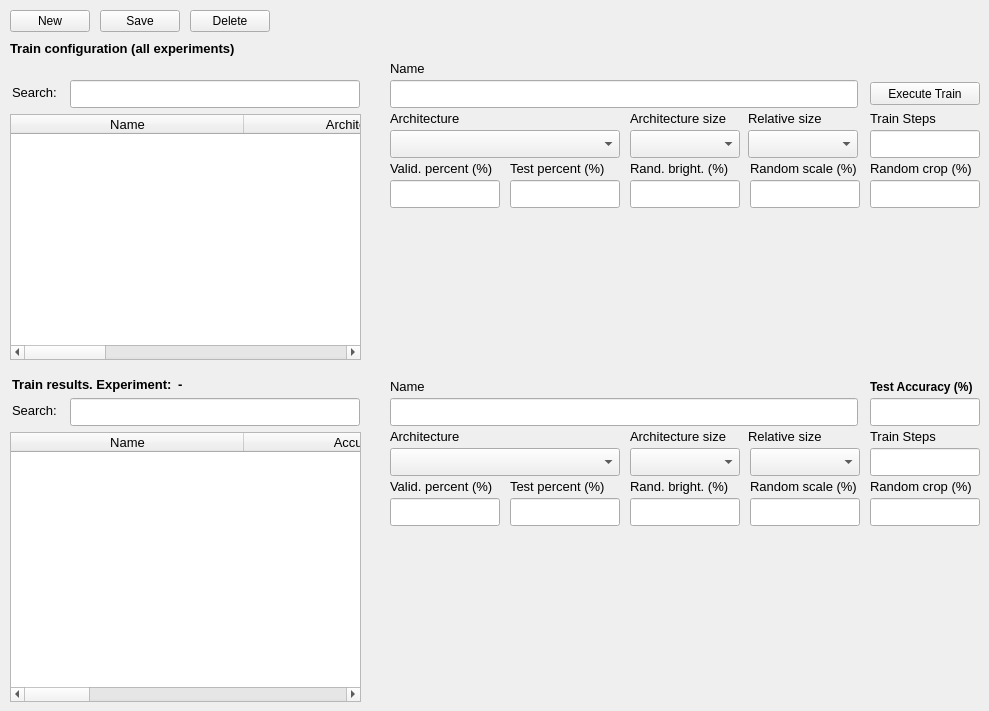
   <widget class="QWidget" name="tab_12">
    <attribute name="title">
     <string>Trainning</string>
    </attribute>
    <widget class="QLineEdit" name="train_name_search">
     <property name="geometry">
      <rect>
       <x>70</x>
       <y>80</y>
       <width>290</width>
       <height>28</height>
      </rect>
     </property>
     <property name="font">
      <font>
       <family>Arial</family>
       <pointsize>10</pointsize>
       <weight>50</weight>
       <bold>false</bold>
      </font>
     </property>
     <property name="text">
      <string/>
     </property>
    </widget>
    <widget class="QPushButton" name="train_save">
     <property name="geometry">
      <rect>
       <x>100</x>
       <y>10</y>
       <width>80</width>
       <height>22</height>
      </rect>
     </property>
     <property name="text">
      <string>Save</string>
     </property>
    </widget>
    <widget class="QLineEdit" name="train_testing_percentage">
     <property name="geometry">
      <rect>
       <x>510</x>
       <y>180</y>
       <width>110</width>
       <height>28</height>
      </rect>
     </property>
     <property name="font">
      <font>
       <family>Arial</family>
       <pointsize>10</pointsize>
       <weight>50</weight>
       <bold>false</bold>
      </font>
     </property>
     <property name="text">
      <string/>
     </property>
    </widget>
    <widget class="QLabel" name="label_98">
     <property name="geometry">
      <rect>
       <x>870</x>
       <y>160</y>
       <width>110</width>
       <height>17</height>
      </rect>
     </property>
     <property name="font">
      <font>
       <family>Arial</family>
       <pointsize>10</pointsize>
       <weight>50</weight>
       <italic>false</italic>
       <bold>false</bold>
      </font>
     </property>
     <property name="text">
      <string>Random crop (%)</string>
     </property>
    </widget>
    <widget class="QLabel" name="label_99">
     <property name="geometry">
      <rect>
       <x>630</x>
       <y>160</y>
       <width>110</width>
       <height>17</height>
      </rect>
     </property>
     <property name="font">
      <font>
       <family>Arial</family>
       <pointsize>10</pointsize>
       <weight>50</weight>
       <italic>false</italic>
       <bold>false</bold>
      </font>
     </property>
     <property name="text">
      <string>Rand. bright. (%)</string>
     </property>
    </widget>
    <widget class="QPushButton" name="train_delete">
     <property name="geometry">
      <rect>
       <x>190</x>
       <y>10</y>
       <width>80</width>
       <height>22</height>
      </rect>
     </property>
     <property name="text">
      <string>Delete</string>
     </property>
    </widget>
    <widget class="QLabel" name="label_100">
     <property name="geometry">
      <rect>
       <x>750</x>
       <y>160</y>
       <width>110</width>
       <height>17</height>
      </rect>
     </property>
     <property name="font">
      <font>
       <family>Arial</family>
       <pointsize>10</pointsize>
       <weight>50</weight>
       <italic>false</italic>
       <bold>false</bold>
      </font>
     </property>
     <property name="text">
      <string>Random scale (%)</string>
     </property>
    </widget>
    <widget class="QLabel" name="label_101">
     <property name="geometry">
      <rect>
       <x>870</x>
       <y>110</y>
       <width>110</width>
       <height>17</height>
      </rect>
     </property>
     <property name="font">
      <font>
       <family>Arial</family>
       <pointsize>10</pointsize>
       <weight>50</weight>
       <italic>false</italic>
       <bold>false</bold>
      </font>
     </property>
     <property name="text">
      <string>Train Steps</string>
     </property>
    </widget>
    <widget class="QLineEdit" name="train_validation_percentage">
     <property name="geometry">
      <rect>
       <x>390</x>
       <y>180</y>
       <width>110</width>
       <height>28</height>
      </rect>
     </property>
     <property name="font">
      <font>
       <family>Arial</family>
       <pointsize>10</pointsize>
       <weight>50</weight>
       <bold>false</bold>
      </font>
     </property>
     <property name="text">
      <string/>
     </property>
    </widget>
    <widget class="QTableWidget" name="train_list">
     <property name="geometry">
      <rect>
       <x>10</x>
       <y>114</y>
       <width>351</width>
       <height>246</height>
      </rect>
     </property>
     <property name="sizePolicy">
      <sizepolicy hsizetype="Maximum" vsizetype="Maximum">
       <horstretch>0</horstretch>
       <verstretch>0</verstretch>
      </sizepolicy>
     </property>
     <property name="maximumSize">
      <size>
       <width>351</width>
       <height>586</height>
      </size>
     </property>
     <property name="font">
      <font>
       <family>Arial</family>
       <pointsize>10</pointsize>
       <weight>50</weight>
       <bold>false</bold>
      </font>
     </property>
     <property name="horizontalScrollBarPolicy">
      <enum>Qt::ScrollBarAlwaysOn</enum>
     </property>
     <property name="sizeAdjustPolicy">
      <enum>QAbstractScrollArea::AdjustIgnored</enum>
     </property>
     <property name="editTriggers">
      <set>QAbstractItemView::NoEditTriggers</set>
     </property>
     <property name="tabKeyNavigation">
      <bool>false</bool>
     </property>
     <property name="showDropIndicator" stdset="0">
      <bool>false</bool>
     </property>
     <property name="dragDropOverwriteMode">
      <bool>false</bool>
     </property>
     <property name="selectionMode">
      <enum>QAbstractItemView::SingleSelection</enum>
     </property>
     <property name="selectionBehavior">
      <enum>QAbstractItemView::SelectRows</enum>
     </property>
     <property name="cornerButtonEnabled">
      <bool>true</bool>
     </property>
     <property name="rowCount">
      <number>0</number>
     </property>
     <property name="columnCount">
      <number>4</number>
     </property>
     <attribute name="horizontalHeaderDefaultSectionSize">
      <number>233</number>
     </attribute>
     <attribute name="horizontalHeaderStretchLastSection">
      <bool>true</bool>
     </attribute>
     <attribute name="verticalHeaderStretchLastSection">
      <bool>false</bool>
     </attribute>
     <column>
      <property name="text">
       <string>Name</string>
      </property>
     </column>
     <column>
      <property name="text">
       <string>Architecture</string>
      </property>
     </column>
     <column>
      <property name="text">
       <string>Size</string>
      </property>
     </column>
     <column>
      <property name="text">
       <string>Rel.Size</string>
      </property>
     </column>
    </widget>
    <widget class="QLabel" name="label_102">
     <property name="geometry">
      <rect>
       <x>390</x>
       <y>160</y>
       <width>111</width>
       <height>17</height>
      </rect>
     </property>
     <property name="font">
      <font>
       <family>Arial</family>
       <pointsize>10</pointsize>
       <weight>50</weight>
       <italic>false</italic>
       <bold>false</bold>
      </font>
     </property>
     <property name="text">
      <string>Valid. percent (%)</string>
     </property>
    </widget>
    <widget class="QLabel" name="label_103">
     <property name="geometry">
      <rect>
       <x>390</x>
       <y>110</y>
       <width>121</width>
       <height>17</height>
      </rect>
     </property>
     <property name="font">
      <font>
       <family>Arial</family>
       <pointsize>10</pointsize>
       <weight>50</weight>
       <italic>false</italic>
       <bold>false</bold>
      </font>
     </property>
     <property name="text">
      <string>Architecture</string>
     </property>
    </widget>
    <widget class="QLineEdit" name="train_random_scale">
     <property name="geometry">
      <rect>
       <x>750</x>
       <y>180</y>
       <width>110</width>
       <height>28</height>
      </rect>
     </property>
     <property name="font">
      <font>
       <family>Arial</family>
       <pointsize>10</pointsize>
       <weight>50</weight>
       <bold>false</bold>
      </font>
     </property>
     <property name="text">
      <string/>
     </property>
    </widget>
    <widget class="QLineEdit" name="train_name">
     <property name="geometry">
      <rect>
       <x>390</x>
       <y>80</y>
       <width>468</width>
       <height>28</height>
      </rect>
     </property>
     <property name="font">
      <font>
       <family>Arial</family>
       <pointsize>10</pointsize>
       <weight>50</weight>
       <bold>false</bold>
      </font>
     </property>
     <property name="text">
      <string/>
     </property>
    </widget>
    <widget class="QLineEdit" name="train_random_brightness">
     <property name="geometry">
      <rect>
       <x>630</x>
       <y>180</y>
       <width>110</width>
       <height>28</height>
      </rect>
     </property>
     <property name="font">
      <font>
       <family>Arial</family>
       <pointsize>10</pointsize>
       <weight>50</weight>
       <bold>false</bold>
      </font>
     </property>
     <property name="text">
      <string/>
     </property>
    </widget>
    <widget class="QLabel" name="label_104">
     <property name="geometry">
      <rect>
       <x>510</x>
       <y>160</y>
       <width>100</width>
       <height>17</height>
      </rect>
     </property>
     <property name="font">
      <font>
       <family>Arial</family>
       <pointsize>10</pointsize>
       <weight>50</weight>
       <italic>false</italic>
       <bold>false</bold>
      </font>
     </property>
     <property name="text">
      <string>Test percent (%)</string>
     </property>
    </widget>
    <widget class="QPushButton" name="train_new">
     <property name="geometry">
      <rect>
       <x>10</x>
       <y>10</y>
       <width>80</width>
       <height>22</height>
      </rect>
     </property>
     <property name="text">
      <string>New</string>
     </property>
    </widget>
    <widget class="QLabel" name="label_105">
     <property name="geometry">
      <rect>
       <x>390</x>
       <y>60</y>
       <width>121</width>
       <height>17</height>
      </rect>
     </property>
     <property name="font">
      <font>
       <family>Arial</family>
       <pointsize>10</pointsize>
       <weight>50</weight>
       <italic>false</italic>
       <bold>false</bold>
      </font>
     </property>
     <property name="text">
      <string>Name</string>
     </property>
    </widget>
    <widget class="QLabel" name="label_106">
     <property name="geometry">
      <rect>
       <x>12</x>
       <y>84</y>
       <width>50</width>
       <height>17</height>
      </rect>
     </property>
     <property name="font">
      <font>
       <family>Arial</family>
       <pointsize>10</pointsize>
       <weight>50</weight>
       <italic>false</italic>
       <bold>false</bold>
      </font>
     </property>
     <property name="text">
      <string>Search:</string>
     </property>
    </widget>
    <widget class="QLineEdit" name="train_random_crop">
     <property name="geometry">
      <rect>
       <x>870</x>
       <y>180</y>
       <width>110</width>
       <height>28</height>
      </rect>
     </property>
     <property name="font">
      <font>
       <family>Arial</family>
       <pointsize>10</pointsize>
       <weight>50</weight>
       <bold>false</bold>
      </font>
     </property>
     <property name="text">
      <string/>
     </property>
    </widget>
    <widget class="QComboBox" name="train_architecture">
     <property name="geometry">
      <rect>
       <x>390</x>
       <y>130</y>
       <width>230</width>
       <height>28</height>
      </rect>
     </property>
    </widget>
    <widget class="QLabel" name="label_107">
     <property name="geometry">
      <rect>
       <x>630</x>
       <y>110</y>
       <width>110</width>
       <height>17</height>
      </rect>
     </property>
     <property name="font">
      <font>
       <family>Arial</family>
       <pointsize>10</pointsize>
       <weight>50</weight>
       <italic>false</italic>
       <bold>false</bold>
      </font>
     </property>
     <property name="text">
      <string>Architecture size</string>
     </property>
    </widget>
    <widget class="QComboBox" name="train_architecture_size">
     <property name="geometry">
      <rect>
       <x>630</x>
       <y>130</y>
       <width>110</width>
       <height>28</height>
      </rect>
     </property>
    </widget>
    <widget class="QLineEdit" name="train_steps">
     <property name="geometry">
      <rect>
       <x>870</x>
       <y>130</y>
       <width>110</width>
       <height>28</height>
      </rect>
     </property>
     <property name="font">
      <font>
       <family>Arial</family>
       <pointsize>10</pointsize>
       <weight>50</weight>
       <bold>false</bold>
      </font>
     </property>
     <property name="text">
      <string/>
     </property>
    </widget>
    <widget class="QComboBox" name="train_relative_size">
     <property name="geometry">
      <rect>
       <x>748</x>
       <y>130</y>
       <width>110</width>
       <height>28</height>
      </rect>
     </property>
    </widget>
    <widget class="QLabel" name="label_108">
     <property name="geometry">
      <rect>
       <x>748</x>
       <y>110</y>
       <width>110</width>
       <height>17</height>
      </rect>
     </property>
     <property name="font">
      <font>
       <family>Arial</family>
       <pointsize>10</pointsize>
       <weight>50</weight>
       <italic>false</italic>
       <bold>false</bold>
      </font>
     </property>
     <property name="text">
      <string>Relative size</string>
     </property>
    </widget>
    <widget class="QLabel" name="label_37">
     <property name="geometry">
      <rect>
       <x>10</x>
       <y>40</y>
       <width>346</width>
       <height>17</height>
      </rect>
     </property>
     <property name="font">
      <font>
       <family>Arial</family>
       <pointsize>10</pointsize>
       <weight>75</weight>
       <italic>false</italic>
       <bold>true</bold>
      </font>
     </property>
     <property name="layoutDirection">
      <enum>Qt::LeftToRight</enum>
     </property>
     <property name="text">
      <string>Train configuration (all experiments)</string>
     </property>
     <property name="alignment">
      <set>Qt::AlignLeading|Qt::AlignLeft|Qt::AlignVCenter</set>
     </property>
    </widget>
    <widget class="QLineEdit" name="train_name_search_2">
     <property name="geometry">
      <rect>
       <x>70</x>
       <y>398</y>
       <width>290</width>
       <height>28</height>
      </rect>
     </property>
     <property name="font">
      <font>
       <family>Arial</family>
       <pointsize>10</pointsize>
       <weight>50</weight>
       <bold>false</bold>
      </font>
     </property>
     <property name="text">
      <string/>
     </property>
    </widget>
    <widget class="QLabel" name="label_109">
     <property name="geometry">
      <rect>
       <x>390</x>
       <y>428</y>
       <width>121</width>
       <height>17</height>
      </rect>
     </property>
     <property name="font">
      <font>
       <family>Arial</family>
       <pointsize>10</pointsize>
       <weight>50</weight>
       <italic>false</italic>
       <bold>false</bold>
      </font>
     </property>
     <property name="text">
      <string>Architecture</string>
     </property>
    </widget>
    <widget class="QLineEdit" name="train_steps_2">
     <property name="enabled">
      <bool>true</bool>
     </property>
     <property name="geometry">
      <rect>
       <x>870</x>
       <y>448</y>
       <width>110</width>
       <height>28</height>
      </rect>
     </property>
     <property name="font">
      <font>
       <family>Arial</family>
       <pointsize>10</pointsize>
       <weight>50</weight>
       <bold>false</bold>
      </font>
     </property>
     <property name="text">
      <string/>
     </property>
     <property name="echoMode">
      <enum>QLineEdit::Normal</enum>
     </property>
     <property name="readOnly">
      <bool>true</bool>
     </property>
    </widget>
    <widget class="QLabel" name="label_110">
     <property name="geometry">
      <rect>
       <x>630</x>
       <y>428</y>
       <width>110</width>
       <height>17</height>
      </rect>
     </property>
     <property name="font">
      <font>
       <family>Arial</family>
       <pointsize>10</pointsize>
       <weight>50</weight>
       <italic>false</italic>
       <bold>false</bold>
      </font>
     </property>
     <property name="text">
      <string>Architecture size</string>
     </property>
    </widget>
    <widget class="QLineEdit" name="train_random_brightness_2">
     <property name="enabled">
      <bool>true</bool>
     </property>
     <property name="geometry">
      <rect>
       <x>630</x>
       <y>498</y>
       <width>110</width>
       <height>28</height>
      </rect>
     </property>
     <property name="font">
      <font>
       <family>Arial</family>
       <pointsize>10</pointsize>
       <weight>50</weight>
       <bold>false</bold>
      </font>
     </property>
     <property name="text">
      <string/>
     </property>
     <property name="echoMode">
      <enum>QLineEdit::Normal</enum>
     </property>
     <property name="readOnly">
      <bool>true</bool>
     </property>
    </widget>
    <widget class="QTableWidget" name="train_list_2">
     <property name="geometry">
      <rect>
       <x>10</x>
       <y>432</y>
       <width>351</width>
       <height>270</height>
      </rect>
     </property>
     <property name="sizePolicy">
      <sizepolicy hsizetype="Maximum" vsizetype="Maximum">
       <horstretch>0</horstretch>
       <verstretch>0</verstretch>
      </sizepolicy>
     </property>
     <property name="maximumSize">
      <size>
       <width>351</width>
       <height>586</height>
      </size>
     </property>
     <property name="font">
      <font>
       <family>Arial</family>
       <pointsize>10</pointsize>
       <weight>50</weight>
       <bold>false</bold>
      </font>
     </property>
     <property name="horizontalScrollBarPolicy">
      <enum>Qt::ScrollBarAlwaysOn</enum>
     </property>
     <property name="sizeAdjustPolicy">
      <enum>QAbstractScrollArea::AdjustIgnored</enum>
     </property>
     <property name="editTriggers">
      <set>QAbstractItemView::NoEditTriggers</set>
     </property>
     <property name="tabKeyNavigation">
      <bool>false</bool>
     </property>
     <property name="showDropIndicator" stdset="0">
      <bool>false</bool>
     </property>
     <property name="dragDropOverwriteMode">
      <bool>false</bool>
     </property>
     <property name="selectionMode">
      <enum>QAbstractItemView::SingleSelection</enum>
     </property>
     <property name="selectionBehavior">
      <enum>QAbstractItemView::SelectRows</enum>
     </property>
     <property name="cornerButtonEnabled">
      <bool>true</bool>
     </property>
     <property name="rowCount">
      <number>0</number>
     </property>
     <property name="columnCount">
      <number>5</number>
     </property>
     <attribute name="horizontalHeaderDefaultSectionSize">
      <number>233</number>
     </attribute>
     <attribute name="horizontalHeaderStretchLastSection">
      <bool>true</bool>
     </attribute>
     <attribute name="verticalHeaderStretchLastSection">
      <bool>false</bool>
     </attribute>
     <column>
      <property name="text">
       <string>Name</string>
      </property>
     </column>
     <column>
      <property name="text">
       <string>Accuracy</string>
      </property>
     </column>
     <column>
      <property name="text">
       <string>Architecture</string>
      </property>
     </column>
     <column>
      <property name="text">
       <string>Size</string>
      </property>
     </column>
     <column>
      <property name="text">
       <string>Rel.Size</string>
      </property>
     </column>
    </widget>
    <widget class="QLabel" name="label_111">
     <property name="geometry">
      <rect>
       <x>870</x>
       <y>428</y>
       <width>110</width>
       <height>17</height>
      </rect>
     </property>
     <property name="font">
      <font>
       <family>Arial</family>
       <pointsize>10</pointsize>
       <weight>50</weight>
       <italic>false</italic>
       <bold>false</bold>
      </font>
     </property>
     <property name="text">
      <string>Train Steps</string>
     </property>
    </widget>
    <widget class="QComboBox" name="train_architecture_size_2">
     <property name="enabled">
      <bool>true</bool>
     </property>
     <property name="geometry">
      <rect>
       <x>630</x>
       <y>448</y>
       <width>110</width>
       <height>28</height>
      </rect>
     </property>
     <property name="editable">
      <bool>false</bool>
     </property>
    </widget>
    <widget class="QLineEdit" name="train_random_scale_2">
     <property name="enabled">
      <bool>true</bool>
     </property>
     <property name="geometry">
      <rect>
       <x>750</x>
       <y>498</y>
       <width>110</width>
       <height>28</height>
      </rect>
     </property>
     <property name="font">
      <font>
       <family>Arial</family>
       <pointsize>10</pointsize>
       <weight>50</weight>
       <bold>false</bold>
      </font>
     </property>
     <property name="text">
      <string/>
     </property>
     <property name="echoMode">
      <enum>QLineEdit::Normal</enum>
     </property>
     <property name="readOnly">
      <bool>true</bool>
     </property>
    </widget>
    <widget class="QLabel" name="label_112">
     <property name="geometry">
      <rect>
       <x>12</x>
       <y>402</y>
       <width>50</width>
       <height>17</height>
      </rect>
     </property>
     <property name="font">
      <font>
       <family>Arial</family>
       <pointsize>10</pointsize>
       <weight>50</weight>
       <italic>false</italic>
       <bold>false</bold>
      </font>
     </property>
     <property name="text">
      <string>Search:</string>
     </property>
    </widget>
    <widget class="QLabel" name="label_113">
     <property name="geometry">
      <rect>
       <x>748</x>
       <y>428</y>
       <width>110</width>
       <height>17</height>
      </rect>
     </property>
     <property name="font">
      <font>
       <family>Arial</family>
       <pointsize>10</pointsize>
       <weight>50</weight>
       <italic>false</italic>
       <bold>false</bold>
      </font>
     </property>
     <property name="text">
      <string>Relative size</string>
     </property>
    </widget>
    <widget class="QLineEdit" name="train_validation_percentage_2">
     <property name="enabled">
      <bool>true</bool>
     </property>
     <property name="geometry">
      <rect>
       <x>390</x>
       <y>498</y>
       <width>110</width>
       <height>28</height>
      </rect>
     </property>
     <property name="font">
      <font>
       <family>Arial</family>
       <pointsize>10</pointsize>
       <weight>50</weight>
       <bold>false</bold>
      </font>
     </property>
     <property name="text">
      <string/>
     </property>
     <property name="echoMode">
      <enum>QLineEdit::Normal</enum>
     </property>
     <property name="readOnly">
      <bool>true</bool>
     </property>
    </widget>
    <widget class="QComboBox" name="train_relative_size_2">
     <property name="enabled">
      <bool>true</bool>
     </property>
     <property name="geometry">
      <rect>
       <x>750</x>
       <y>448</y>
       <width>110</width>
       <height>28</height>
      </rect>
     </property>
     <property name="editable">
      <bool>false</bool>
     </property>
    </widget>
    <widget class="QLineEdit" name="train_testing_percentage_2">
     <property name="enabled">
      <bool>true</bool>
     </property>
     <property name="geometry">
      <rect>
       <x>510</x>
       <y>498</y>
       <width>110</width>
       <height>28</height>
      </rect>
     </property>
     <property name="font">
      <font>
       <family>Arial</family>
       <pointsize>10</pointsize>
       <weight>50</weight>
       <bold>false</bold>
      </font>
     </property>
     <property name="text">
      <string/>
     </property>
     <property name="echoMode">
      <enum>QLineEdit::Normal</enum>
     </property>
     <property name="readOnly">
      <bool>true</bool>
     </property>
    </widget>
    <widget class="QLineEdit" name="train_name_2">
     <property name="enabled">
      <bool>true</bool>
     </property>
     <property name="geometry">
      <rect>
       <x>390</x>
       <y>398</y>
       <width>468</width>
       <height>28</height>
      </rect>
     </property>
     <property name="font">
      <font>
       <family>Arial</family>
       <pointsize>10</pointsize>
       <weight>50</weight>
       <bold>false</bold>
      </font>
     </property>
     <property name="text">
      <string/>
     </property>
     <property name="echoMode">
      <enum>QLineEdit::Normal</enum>
     </property>
     <property name="readOnly">
      <bool>true</bool>
     </property>
    </widget>
    <widget class="QLabel" name="label_114">
     <property name="geometry">
      <rect>
       <x>870</x>
       <y>478</y>
       <width>110</width>
       <height>17</height>
      </rect>
     </property>
     <property name="font">
      <font>
       <family>Arial</family>
       <pointsize>10</pointsize>
       <weight>50</weight>
       <italic>false</italic>
       <bold>false</bold>
      </font>
     </property>
     <property name="text">
      <string>Random crop (%)</string>
     </property>
    </widget>
    <widget class="QLabel" name="label_115">
     <property name="geometry">
      <rect>
       <x>390</x>
       <y>378</y>
       <width>121</width>
       <height>17</height>
      </rect>
     </property>
     <property name="font">
      <font>
       <family>Arial</family>
       <pointsize>10</pointsize>
       <weight>50</weight>
       <italic>false</italic>
       <bold>false</bold>
      </font>
     </property>
     <property name="text">
      <string>Name</string>
     </property>
    </widget>
    <widget class="QComboBox" name="train_architecture_2">
     <property name="enabled">
      <bool>true</bool>
     </property>
     <property name="geometry">
      <rect>
       <x>390</x>
       <y>448</y>
       <width>230</width>
       <height>28</height>
      </rect>
     </property>
     <property name="editable">
      <bool>false</bool>
     </property>
    </widget>
    <widget class="QLabel" name="label_116">
     <property name="geometry">
      <rect>
       <x>510</x>
       <y>478</y>
       <width>100</width>
       <height>17</height>
      </rect>
     </property>
     <property name="font">
      <font>
       <family>Arial</family>
       <pointsize>10</pointsize>
       <weight>50</weight>
       <italic>false</italic>
       <bold>false</bold>
      </font>
     </property>
     <property name="text">
      <string>Test percent (%)</string>
     </property>
    </widget>
    <widget class="QLabel" name="label_117">
     <property name="geometry">
      <rect>
       <x>390</x>
       <y>478</y>
       <width>111</width>
       <height>17</height>
      </rect>
     </property>
     <property name="font">
      <font>
       <family>Arial</family>
       <pointsize>10</pointsize>
       <weight>50</weight>
       <italic>false</italic>
       <bold>false</bold>
      </font>
     </property>
     <property name="text">
      <string>Valid. percent (%)</string>
     </property>
    </widget>
    <widget class="QLabel" name="label_118">
     <property name="geometry">
      <rect>
       <x>630</x>
       <y>478</y>
       <width>110</width>
       <height>17</height>
      </rect>
     </property>
     <property name="font">
      <font>
       <family>Arial</family>
       <pointsize>10</pointsize>
       <weight>50</weight>
       <italic>false</italic>
       <bold>false</bold>
      </font>
     </property>
     <property name="text">
      <string>Rand. bright. (%)</string>
     </property>
    </widget>
    <widget class="QLabel" name="label_119">
     <property name="geometry">
      <rect>
       <x>750</x>
       <y>478</y>
       <width>110</width>
       <height>17</height>
      </rect>
     </property>
     <property name="font">
      <font>
       <family>Arial</family>
       <pointsize>10</pointsize>
       <weight>50</weight>
       <italic>false</italic>
       <bold>false</bold>
      </font>
     </property>
     <property name="text">
      <string>Random scale (%)</string>
     </property>
    </widget>
    <widget class="QLineEdit" name="train_random_crop_2">
     <property name="enabled">
      <bool>true</bool>
     </property>
     <property name="geometry">
      <rect>
       <x>870</x>
       <y>498</y>
       <width>110</width>
       <height>28</height>
      </rect>
     </property>
     <property name="font">
      <font>
       <family>Arial</family>
       <pointsize>10</pointsize>
       <weight>50</weight>
       <bold>false</bold>
      </font>
     </property>
     <property name="text">
      <string/>
     </property>
     <property name="echoMode">
      <enum>QLineEdit::Normal</enum>
     </property>
     <property name="readOnly">
      <bool>true</bool>
     </property>
    </widget>
    <widget class="QLabel" name="train_experiment">
     <property name="geometry">
      <rect>
       <x>178</x>
       <y>376</y>
       <width>180</width>
       <height>17</height>
      </rect>
     </property>
     <property name="font">
      <font>
       <family>Arial</family>
       <pointsize>10</pointsize>
       <weight>75</weight>
       <italic>false</italic>
       <bold>true</bold>
      </font>
     </property>
     <property name="layoutDirection">
      <enum>Qt::LeftToRight</enum>
     </property>
     <property name="text">
      <string>-</string>
     </property>
     <property name="alignment">
      <set>Qt::AlignLeading|Qt::AlignLeft|Qt::AlignVCenter</set>
     </property>
    </widget>
    <widget class="QLabel" name="label_38">
     <property name="geometry">
      <rect>
       <x>12</x>
       <y>376</y>
       <width>162</width>
       <height>17</height>
      </rect>
     </property>
     <property name="font">
      <font>
       <family>Arial</family>
       <pointsize>10</pointsize>
       <weight>75</weight>
       <italic>false</italic>
       <bold>true</bold>
      </font>
     </property>
     <property name="layoutDirection">
      <enum>Qt::LeftToRight</enum>
     </property>
     <property name="text">
      <string>Train results. Experiment:</string>
     </property>
     <property name="alignment">
      <set>Qt::AlignLeading|Qt::AlignLeft|Qt::AlignVCenter</set>
     </property>
    </widget>
    <widget class="QPushButton" name="train_execute">
     <property name="geometry">
      <rect>
       <x>870</x>
       <y>82</y>
       <width>110</width>
       <height>23</height>
      </rect>
     </property>
     <property name="text">
      <string>Execute Train</string>
     </property>
    </widget>
    <widget class="QLabel" name="label_120">
     <property name="geometry">
      <rect>
       <x>870</x>
       <y>378</y>
       <width>110</width>
       <height>17</height>
      </rect>
     </property>
     <property name="font">
      <font>
       <weight>75</weight>
       <bold>true</bold>
      </font>
     </property>
     <property name="text">
      <string>Test Accuracy (%)</string>
     </property>
    </widget>
    <widget class="QLineEdit" name="train_test_accuracy">
     <property name="enabled">
      <bool>true</bool>
     </property>
     <property name="geometry">
      <rect>
       <x>870</x>
       <y>398</y>
       <width>110</width>
       <height>28</height>
      </rect>
     </property>
     <property name="font">
      <font>
       <family>Arial</family>
       <pointsize>10</pointsize>
       <weight>50</weight>
       <bold>false</bold>
      </font>
     </property>
     <property name="text">
      <string/>
     </property>
     <property name="echoMode">
      <enum>QLineEdit::Normal</enum>
     </property>
     <property name="readOnly">
      <bool>true</bool>
     </property>
    </widget>
   </widget>
